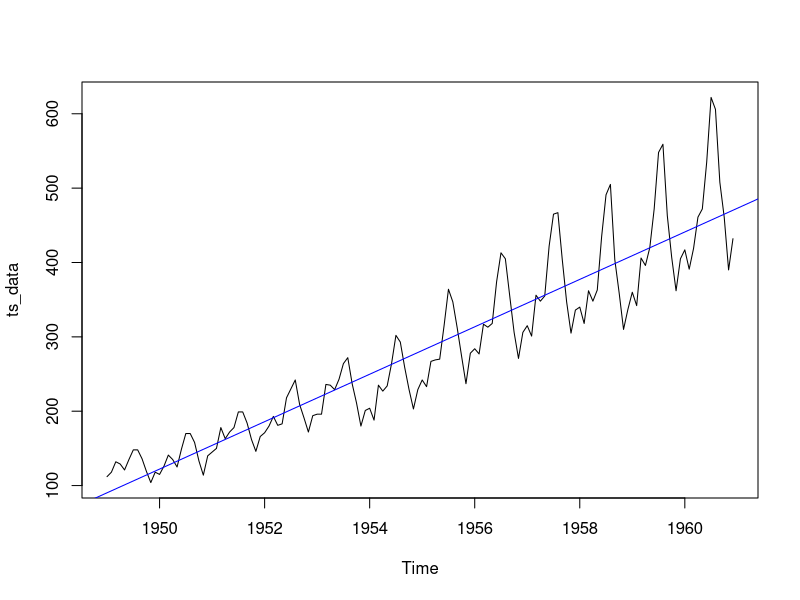
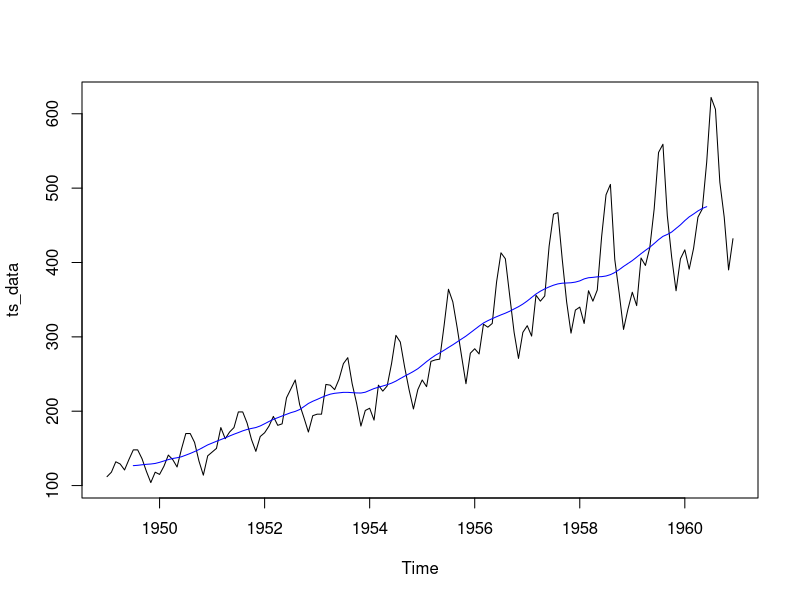
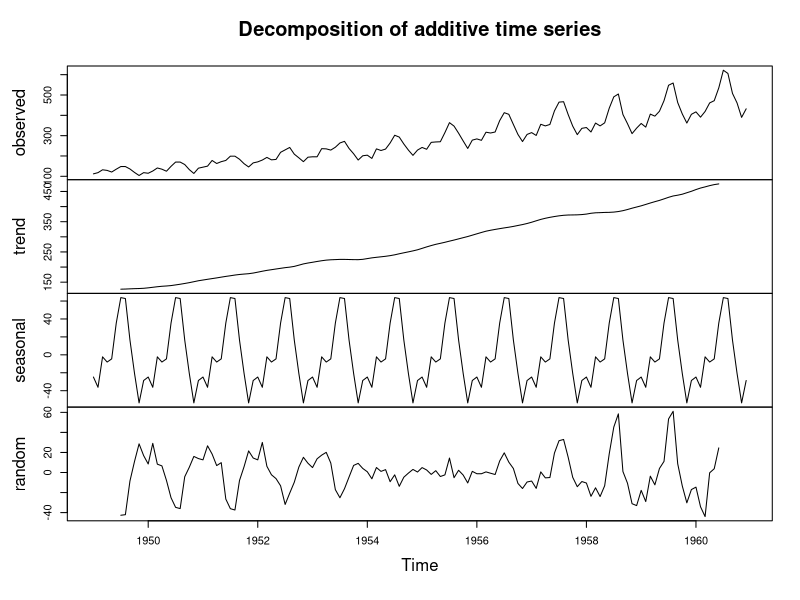
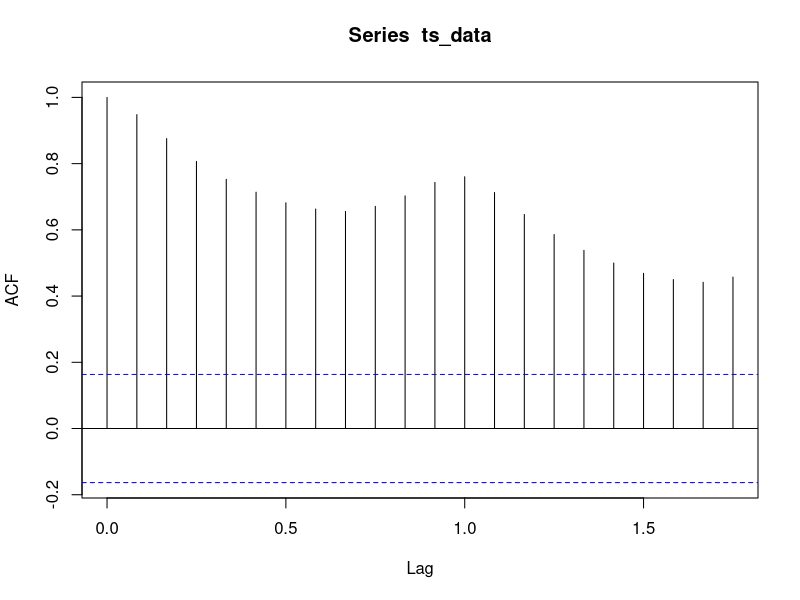
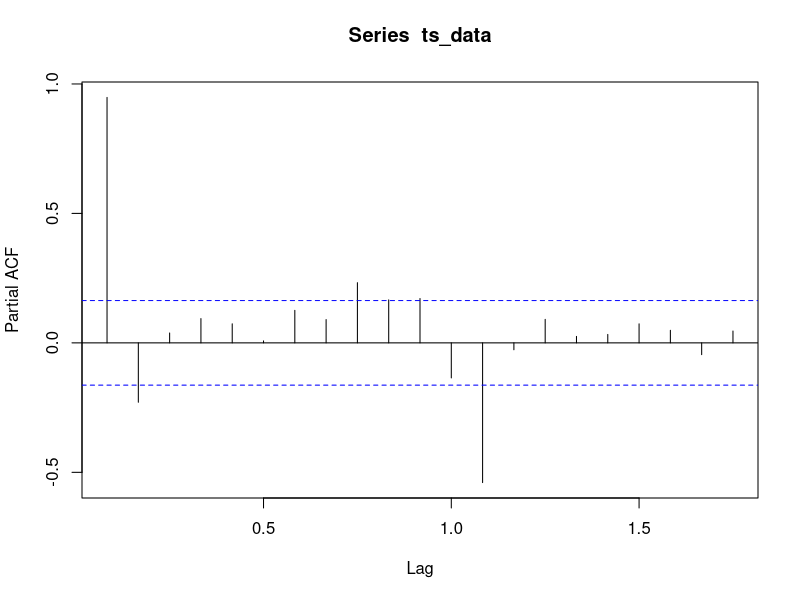
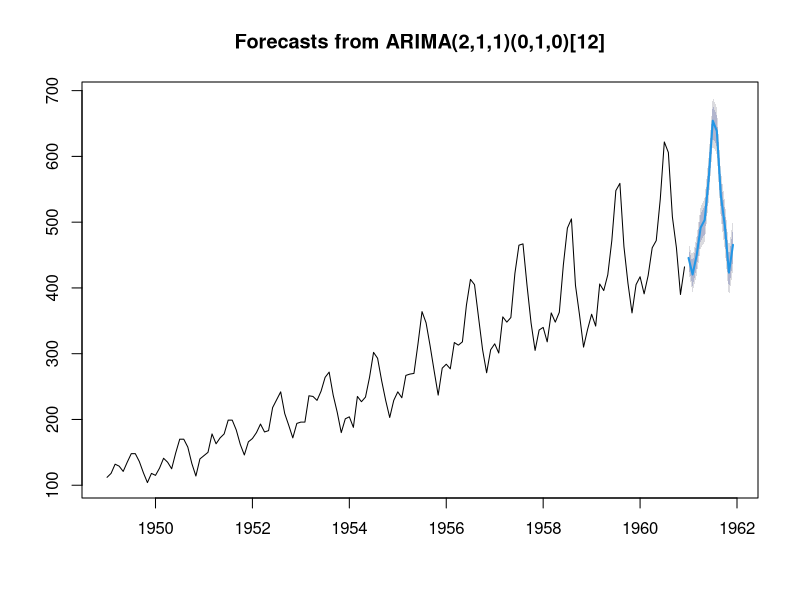

Generate these figures, in order, with R:

# 1. Data Loading

data(AirPassengers)
ts_data <- AirPassengers
plot(ts_data)

# 2. Trend Analysis

trend_model <- lm(ts_data ~ time(ts_data))
summary(trend_model)

abline(trend_model, col="blue")

# 3. T-test

early <- window(ts_data, end=c(1954,12))
late <- window(ts_data, start=c(1955,1))

t.test(early, late)


# 4. Multiple Linear regression

month_factor <- as.factor(cycle(ts_data))
multi_model <- lm(ts_data ~ time(ts_data) + month_factor)

summary(multi_model)

# 5. Polynomial regression

poly_model <- lm(ts_data ~ poly(time(ts_data), 2))
summary(poly_model)

# 6. Non-Linear / Exponential Model

log_model <- lm(log(ts_data) ~ time(ts_data))
summary(log_model)

# 7. Moving Average

install.packages("forecast")

library(forecast)
ma <- ma(ts_data, order=12)
plot(ts_data)
lines(ma, col="blue")

# 8. Seasonal Indices

decomp <- decompose(ts_data)
plot(decomp)

seasonal_index <- decomp$seasonal

# 9. ACF and PACF

acf(ts_data)
pacf(ts_data)

# 10. Stationarity Test

install.packages("tseries")
library(tseries)
adf.test(ts_data)

# 11. ARIMA Model

fit <- auto.arima(ts_data)
summary(fit)

forecast_values <- forecast(fit, h=12)
plot(forecast_values)